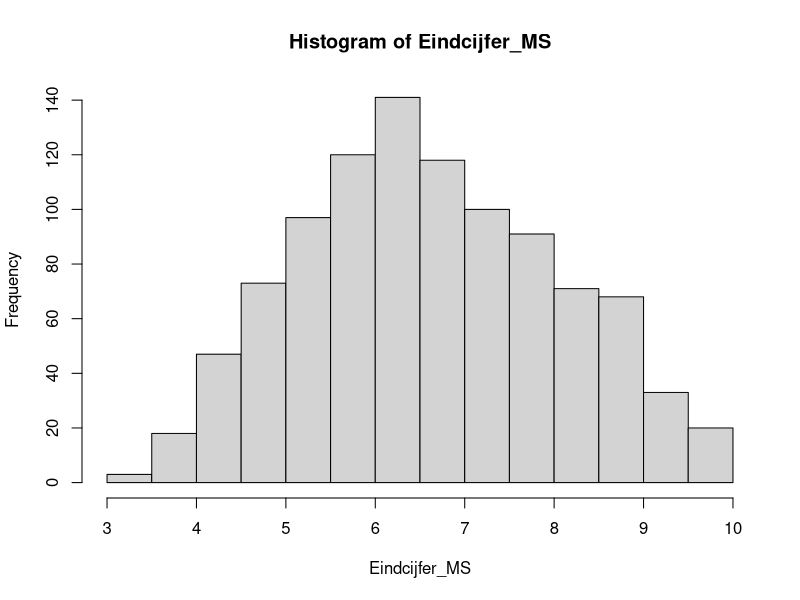

Source code (R):
## +++++++++++++++++++++++++++++++++++++++++++++++++++++++++++++++++++++++++++++
## 31.R  ####
## +++++++++++++++++++++++++++++++++++++++++++++++++++++++++++++++++++++++++++++
## R code voor Student Analytics Vrije Universiteit Amsterdam
## Copyright 2020 VU
## Web Page: http://www.vu.nl
## Contact: Theo Bakker (t.c.bakker@vu.nl)
## Verspreiding buiten de VU: Ja
##
## Doel: Doel
##
## Afhankelijkheden: Afhankelijkheid
##
## Datasets: Datasets
##
## Opmerkingen:
## 1) Geen.
## 2) ___
##
## ++++++++++++++++++++++++++++++++++++++++++++++++++++++++++++++++++++++++++++
## TODO:
## 1) ___.
##
## ++++++++++++++++++++++++++++++++++++++++++++++++++++++++++++++++++++++++++++
## Geschiedenis:
## 18-09-2020: EG: Aanmaak bestand
## ++++++++++++++++++++++++++++++++++++++++++++++++++++++++++++++++++++++++++++

## Toets: ANCOVA

## Casus
#v De docent van het vak Methoden & Statistiek van de faculteit Sociale 
#v Wetenschappen wil ontdekken of er verschillen zijn tussen studenten van 
#v verschillende opleidingen in het eindcijfer van zijn vak. Het vak wordt 
#v gevolgd door studenten Psychologie, Onderwijskunde en Algemene Sociale 
#v Wetenschappen (Sociologie). Uit ervaring blijkt dat het aantal gevolgde hoorcolleges 
#v ook van invloed is op het eindcijfer en dat dit nogal eens verschilt tussen 
#v studenten. Om een eerlijke vergelijking te maken, wilt hij daarom controleren 
#v voor het aantal gevolgde hoorcolleges. Op basis van de data van vorig jaar 
#v onderzoekt hij of er een verschil is tussen de drie opleidingen wat betreft 
#v het eindcijfer van het vak Methoden & Statistiek rekening houdend met het 
#v aantal gevolgde hoorcolleges. 
# seed
set.seed(12345, 
         kind = "Mersenne-Twister", 
         normal.kind = "Inversion",
         sample.kind = "Rejection")

## Simuleer data

# Aantal hoorcolleges: tussen 1 en 10, zwartepunt bij twee keer en acht keer
Aantal_Hoorcolleges_Psychologie <- sample.int(10, 
                                  500, 
                                  replace = TRUE,
                                  prob = c(0.1,
                                           0.2,
                                           0.25,
                                           0.1,
                                           0.05,
                                           0.05,
                                           0.1,
                                           0.1,
                                           0.05,
                                           0.05))

Aantal_Hoorcolleges_Onderwijskunde <- sample.int(10, 
                                  200, 
                                  replace = TRUE,
                                  prob = c(0.05,
                                           0.1,
                                           0.2,
                                           0.1,
                                           0.05,
                                           0.05,
                                           0.1,
                                           0.2,
                                           0.05,
                                           0.1))

Aantal_Hoorcolleges_Sociologie <- sample.int(10, 
                                  300, 
                                  replace = TRUE,
                                  prob = c(0.05,
                                           0.1,
                                           0.2,
                                           0.1,
                                           0.05,
                                           0.05,
                                           0.1,
                                           0.2,
                                           0.05,
                                           0.1))

Aantal_Hoorcolleges <- c(Aantal_Hoorcolleges_Psychologie,
                         Aantal_Hoorcolleges_Onderwijskunde,
                         Aantal_Hoorcolleges_Sociologie)

# Eindexamencijfer
Eindexamencijfer <- ceiling(2 * rnorm(1000,
                                         7,
                                         1))/2
Eindexamencijfer[Eindexamencijfer < 5.5] <- 5.5
Eindexamencijfer[Eindexamencijfer > 9.5] <- 9.5

# Geslacht
Opleiding <- c(rep("Psychologie", 
                  500),
              rep("Onderwijskunde", 
                  200),
              rep("Sociologie",
                  300))

#[sample.int(1000,1000)]

Opleiding_Psychologie <- as.numeric(Opleiding == "Psychologie")
Opleiding_Onderwijskunde <- as.numeric(Opleiding == "Onderwijskunde")
Opleiding_Sociologie <- as.numeric(Opleiding == "Sociologie")


# Maak afhankelijke variabele eindcijfer Methoden & Statistiek
Eindcijfer_MS <- 3 + 0.4 * Aantal_Hoorcolleges + 0.36 * Opleiding_Psychologie + 0.4 * Opleiding_Onderwijskunde + 0.2 * Eindexamencijfer +  rnorm(100,0,0.8)
Eindcijfer_MS <- round(Eindcijfer_MS,
                       1)
Eindcijfer_MS[Eindcijfer_MS > 10] <- 10.0
hist(Eindcijfer_MS)


sum(Eindcijfer_MS > 5.5)

# Maak studentnummer
Studentnummer <- sample(300000:400000,
                            100)

# Maak dataframe
Studenten_Methoden_Statistiek <- data.frame(Studentnummer,
                                            Opleiding,
                                            Aantal_Hoorcolleges,
                                            Eindexamencijfer,
                                            Eindcijfer_MS)

# mean(Aantal_Hoorcolleges_Psychologie)
# mean(Aantal_Hoorcolleges_Onderwijskunde)
# mean(Aantal_Hoorcolleges_Sociologie)

# with(Studenten_Methoden_Statistiek, 
#      stby(data = Eindcijfer_MS, 
#           list(Opleiding), 
#           descr, 
#           stats = c("mean", "sd", "med", "n.valid")))

# with(Studenten_Methoden_Statistiek, 
#      stby(data = Aantal_Hoorcolleges, 
#           list(Opleiding), 
#           descr, 
#           stats = c("mean", "sd", "med", "n.valid")))

#acv <- aov(Eindcijfer_MS ~ Opleiding + Aantal_Hoorcolleges,
#           Studenten_Methoden_Statistiek)
#summary(acv)

#acv <- aov(Eindcijfer_MS ~ Opleiding,
#           Studenten_Methoden_Statistiek)
#summary(acv)

#library(emmeans)

#vvv <- emmeans_test(Studenten_Methoden_Statistiek,
#    Eindcijfer_MS ~ Opleiding, covariate = Aantal_Hoorcolleges,
#    p.adjust.method = "bonferroni"
#    )

#get_emmeans(vvv)
#mean(Aantal_Hoorcolleges)

#cooks.distance(acv)




rm(Studentnummer,
   Aantal_Hoorcolleges,
   Eindcijfer_MS,
   Eindexamencijfer,
   Aantal_Hoorcolleges_Onderwijskunde,
   Aantal_Hoorcolleges_Psychologie,
   Aantal_Hoorcolleges_Sociologie,
   Opleiding,
   Opleiding_Onderwijskunde,
   Opleiding_Psychologie,
   Opleiding_Sociologie
   )

#vv <- lm(Eindcijfer_MS ~ 1, Studenten_Methoden_Statistiek )
#summary(vv)
